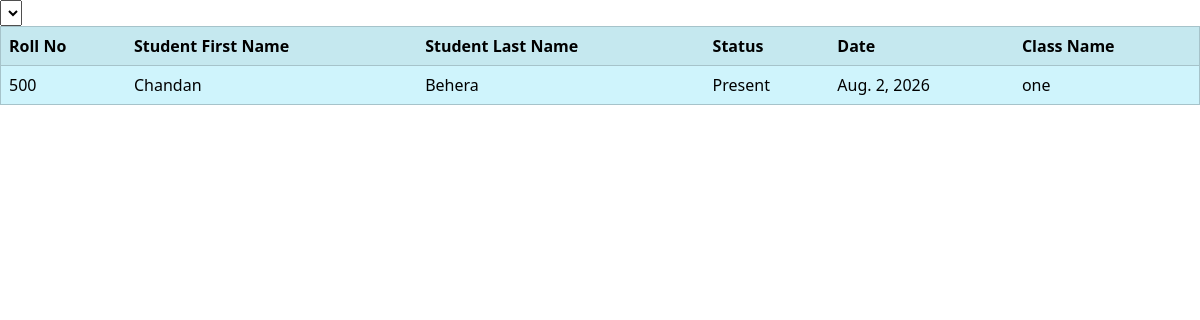
Page /dispaly_attendance/ on the committed database.
### app1/models.py (models this page shows)
class student_check_indivisually_absent_present_taken_by_teacher(models.Model):
    srollno=models.ForeignKey(students_of_all_classes, on_delete=models.CASCADE)
    status=models.CharField(max_length=20,default="Pending")
    date=models.DateField(auto_now_add=True)

class students_of_all_classes(models.Model):
    rollno=models.BigIntegerField(primary_key=True)
    user=models.OneToOneField(User,on_delete=models.CASCADE)
    s1stname=models.CharField(max_length=50)
    slstname=models.CharField(max_length=60)
    cname=models.CharField(max_length=20)
    gender=models.CharField(max_length=10)
    address=models.TextField(max_length=100)
    contact_no=models.CharField(max_length=10,unique=True)
    age=models.CharField(max_length=10)
    father_1stname=models.CharField(max_length=30)
    father_lstname=models.CharField(max_length=30)

### app1/views.py (the view)
# urls.py: path("dispaly_attendance/",dispaly_attendance,name="dispaly_attendance"),
def dispaly_attendance(request):
    qs=student_check_indivisually_absent_present_taken_by_teacher.objects.all()
    response=render(request,"display_attendance.html",context={"qs":qs})
    return response

### osm/templates/display_attendance.html (shortened to what this page needs)
<html><head>    <link href="https://cdn.jsdelivr.net/npm/bootstrap@5.3.8/dist/css/bootstrap.min.css" rel="stylesheet" integrity</head>
    <body>
        <form method="post">
    <div>
        <select>
            <option></option>
        </select>
    </div>
    <table class="table table-info table-striped" width="90px" border="1" cellpadding="10">
        <tr >
            <th>Roll No</th>
            <th>Student  First Name</th>
            <th>Student  Last Name</th>
            <th>Status</th>
            <th>Date</th>
            <th>Class Name</th>
        </tr>
        {% for s in qs %}
        <tr >
            <td>{{s.srollno.rollno}}</td>
            <td>{{s.srollno.s1stname}}</td>
            <td>{{s.srollno.slstname}}</td>
            <td>{{s.status}}</td>
            <td>{{s.date}}</td>
            <td>{{s.srollno.cname}}</td>
        </tr>
        {% endfor %}
    </table>
</form>
    </body>
</html>

### rows in the picture
student_check_indivisually_absent_present_taken_by_teacher: srollno.rollno "500", srollno.s1stname "Chandan", srollno.slstname "Behera", status "Present", date "Aug. 2, 2026", srollno.cname "one"
